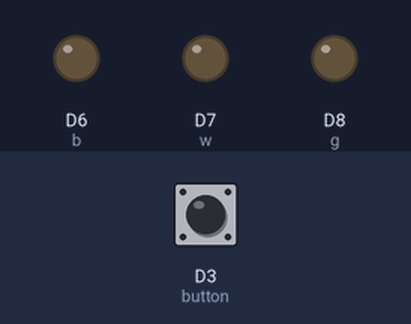
The sketch below on a simulated ESP8266 (NodeMCU). Shown: output pins drawn as LEDs (lit = HIGH). The inputs (shaded band) are chosen by the test bench; at power-on: D3 (button) HIGH.

Above: at 1.2 s.
1.3 s: D3 (button) pulled LOW for 0.15 s
At 2.7 s:
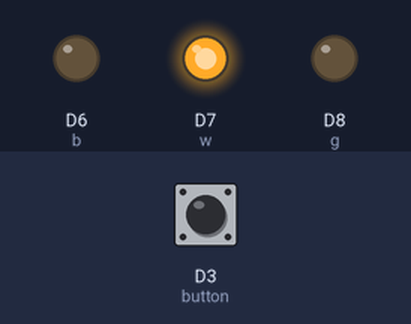
4.4 s: D3 (button) pulled LOW for 1 s
At 6.2 s:
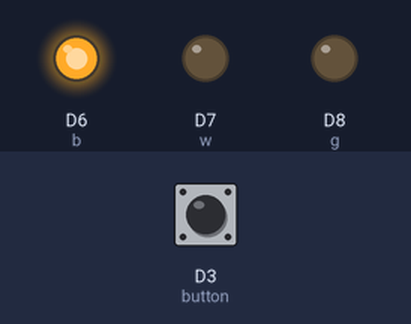
7.9 s: D3 (button) pulled LOW for 3.2 s
At 12.7 s:
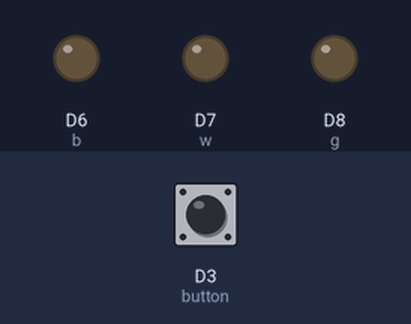
13.6 s: D3 (button) pulsed LOW 2 times (0.12 s each, 0.3 s apart)
At 14.8 s:
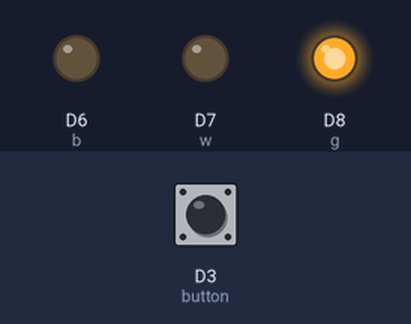
Timing chart, 0 to 16.6 s (numbered marks = the images above; inputs shaded):
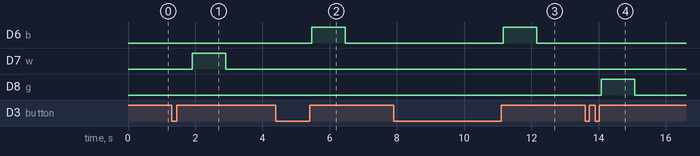

The sketch:

CAP_BUTTON.ino
```cpp
#include "OneButton.h"                              //we need the OneButton library


OneButton button(D3, true);                         //attach a button on pin A1 to the libraRY
#define g D8
#define w D7
#define b D6


void setup() {

  pinMode(g, OUTPUT);                              // sets the digital pin as output
  pinMode(w, OUTPUT);                              // sets the digital pin as output
  pinMode(b, OUTPUT);                              // sets the digital pin as output


  button.attachDoubleClick(doubleclick);            // link the function to be called on a doubleclick event.
  button.attachClick(singleclick);                  // link the function to be called on a singleclick event.
  button.attachLongPressStop(longclick);            // link the function to be called on a longpress event.
}


void loop() {

  button.tick();                                    // check the status of the button


  delay(10);                                        // a short wait between checking the button
} // loop


void doubleclick() {                                // what happens when button is double-clicked
 digitalWrite(g,HIGH);                             // light the green LED
 delay(1000);                                       // wait one second
 digitalWrite(g,LOW);                              // turn off green LED
}

void singleclick(){                                 // what happens when the button is clicked
  digitalWrite(w,HIGH);                            // light the red LED
 delay(1000);                                       // wait one second
 digitalWrite(w,LOW);                              // turn off the gren led
}

void longclick(){                                   // what happens when buton is long-pressed
  digitalWrite(b,HIGH);                            // light the blue LED
 delay(1000);                                       // wait one second
 digitalWrite(b,LOW);                              // turn off the blue LED
}
```

Measured:
- after the input at 1.3 s, D7 (w): LOW → HIGH after 0.61 s, → LOW 1.0 s later
- after the input at 4.4 s, D6 (b): LOW → HIGH after 1.1 s, → LOW 1.0 s later
- after the input at 7.9 s, D6 (b): LOW → HIGH after 3.3 s, → LOW 1.0 s later
- after the input at 13.6 s, D8 (g): LOW → HIGH after 0.48 s, → LOW 1.0 s later
